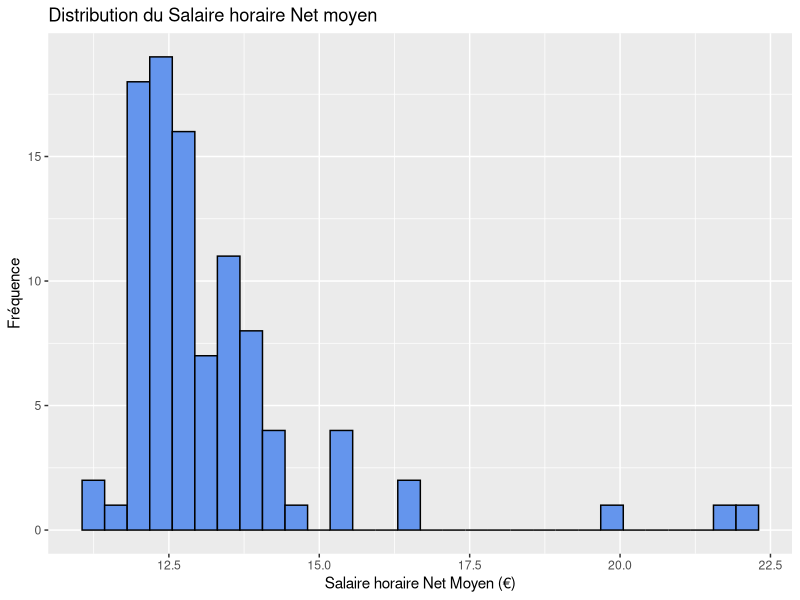
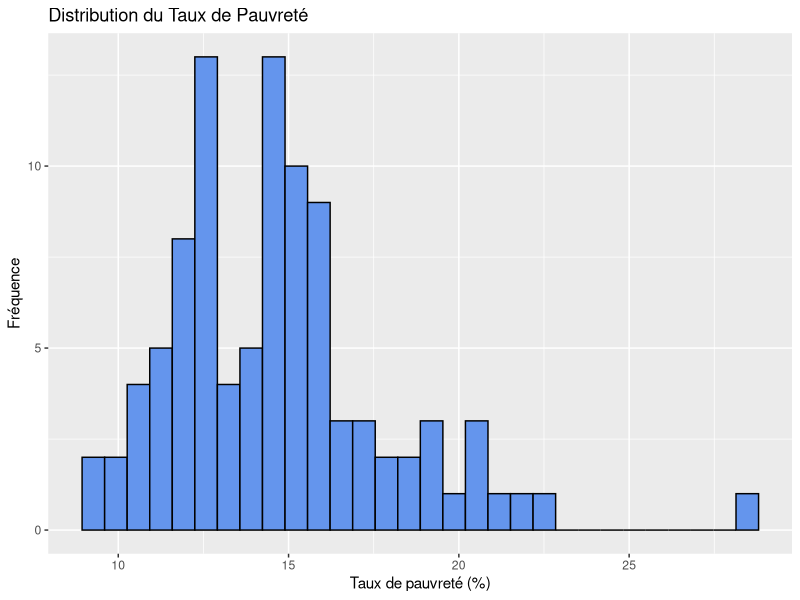
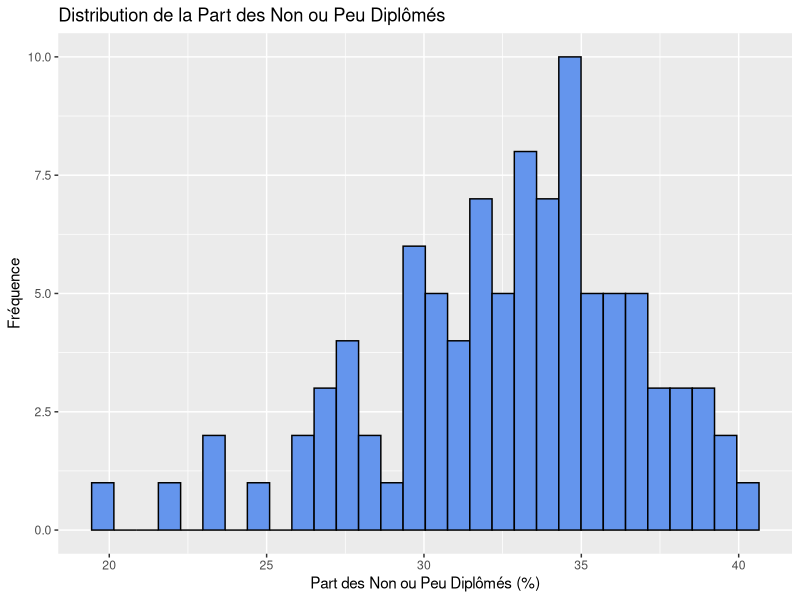
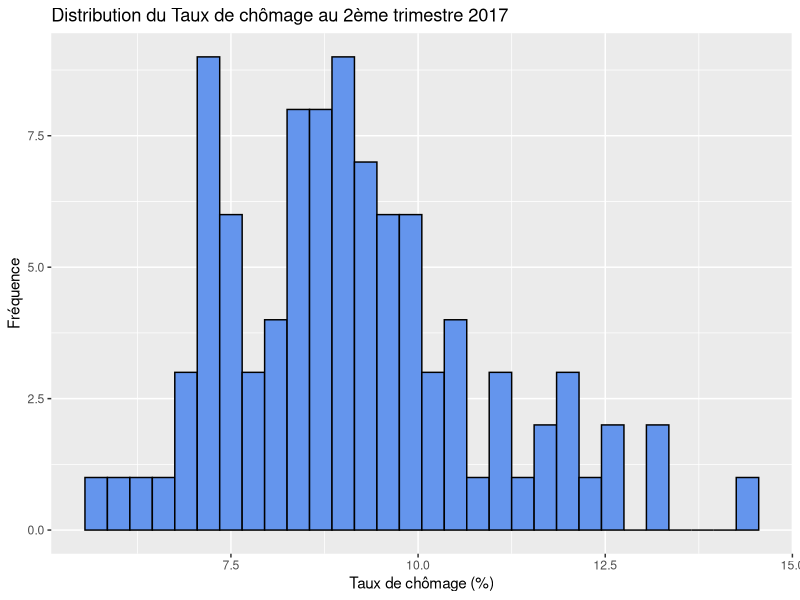
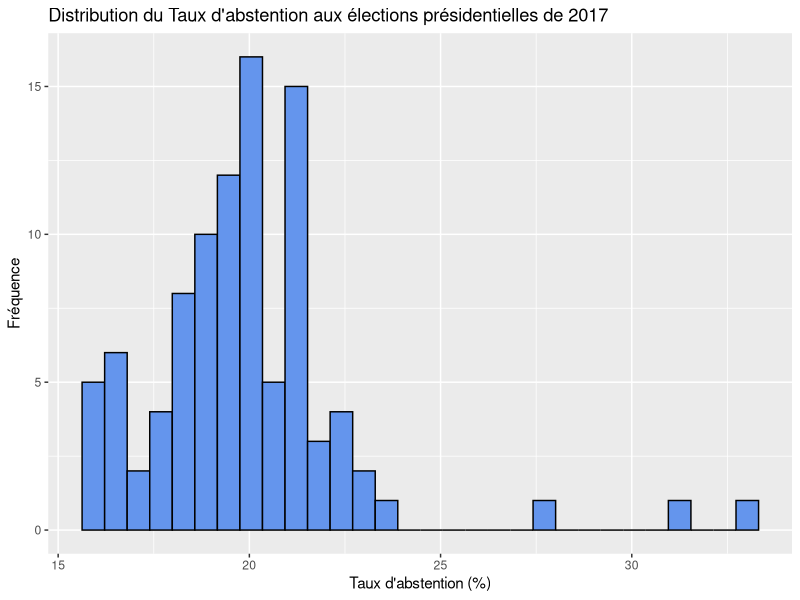
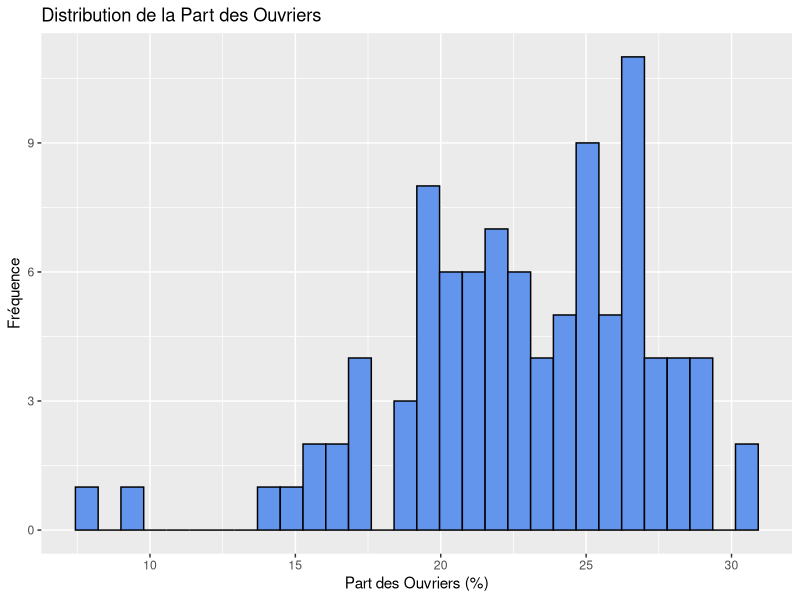
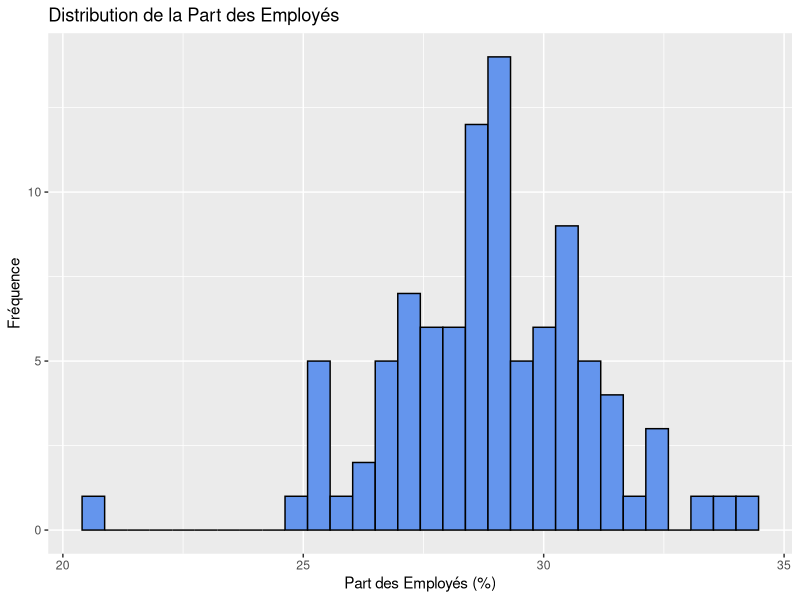
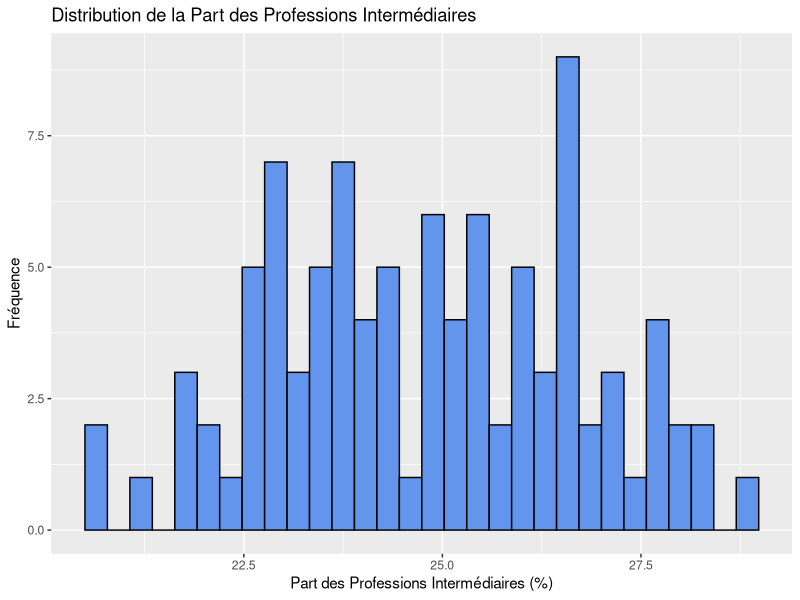

The R script that drew these images, in order: (Note: this script raises an error after producing the figures.)
## ---- chunk 1
data <- read.csv("data/data_abs.csv", header = TRUE, sep = ",")
data
## ---- chunk 2
str(data)
## ---- chunk 3
summary(data)
## ---- chunk 4
colSums(is.na(data)) 
## ---- chunk 5
library(ggplot2)

ggplot(data, aes(x = Salairemoy)) + 
  geom_histogram(bins = 30, fill = "cornflowerblue", color = "black") +
  labs(title = "Distribution du Salaire horaire Net moyen", x = "Salaire horaire Net Moyen (€)", y = "Fréquence")

ggplot(data, aes(x = TxPauv)) + 
  geom_histogram(bins = 30, fill = "cornflowerblue", color = "black") +
  labs(title = "Distribution du Taux de Pauvreté", x = "Taux de pauvreté (%)", y = "Fréquence")

ggplot(data, aes(x = NonDiplome)) + 
  geom_histogram(bins = 30, fill = "cornflowerblue", color = "black") +
  labs(title = "Distribution de la Part des Non ou Peu Diplômés", x = "Part des Non ou Peu Diplômés (%)", y = "Fréquence")

ggplot(data, aes(x = txcho)) +
  geom_histogram(bins = 30, fill = "cornflowerblue", color = "black") +
  labs(title = "Distribution du Taux de chômage au 2ème trimestre 2017", x = "Taux de chômage (%)", y = "Fréquence")

ggplot(data, aes(x = txabs)) +
  geom_histogram(bins = 30, fill = "cornflowerblue", color = "black") +
  labs(title = "Distribution du Taux d'abstention aux élections présidentielles de 2017", x = "Taux d'abstention (%)", y = "Fréquence")

## ---- chunk 6

library(ggplot2)

ggplot(data, aes(x = Ouvrier)) + 
  geom_histogram(bins = 30, fill = "cornflowerblue", color = "black") +
  labs(title = "Distribution de la Part des Ouvriers", x = "Part des Ouvriers (%)", y = "Fréquence")
ggplot(data, aes(x = Employe)) + 
  geom_histogram(bins = 30, fill = "cornflowerblue", color = "black") +
  labs(title = "Distribution de la Part des Employés", x = "Part des Employés (%)", y = "Fréquence")
ggplot(data, aes(x = PI)) + 
  geom_histogram(bins = 30, fill = "cornflowerblue", color = "black") +
  labs(title = "Distribution de la Part des Professions Intermédiaires", x = "Part des Professions Intermédiaires (%)", y = "Fréquence")
ggplot(data, aes(x = Cadres)) + 
  geom_histogram(bins = 30, fill = "cornflowerblue", color = "black") +
  labs(title = "Distribution de la Part des Cadres", x = "Part des Cadres (%)", y = "Fréquence")
ggplot(data, aes(x = Artisant)) + 
  geom_histogram(bins = 30, fill = "cornflowerblue", color = "black") +
  labs(title = "Distribution de la Part des Artisans", x = "Part des Artisans (%)", y = "Fréquence")
ggplot(data, aes(x = Agri)) + 
  geom_histogram(bins = 30, fill = "cornflowerblue", color = "black") +
  labs(title = "Distribution de la Part des Agriculteurs", x = "Part des Agriculteurs (%)", y = "Fréquence")
## ---- chunk 7
cor(data[, sapply(data, is.numeric)], use = "complete.obs")
## ---- chunk 8
ggplot(data, aes(x = TxPauv, y = txabs)) +
  geom_point() +
  geom_smooth(method = "lm", color = "red") +
  labs(title = "Relation entre le taux de pauvreté et le taux d'abstention", x = "Taux de pauvreté", y = "Taux d'abstention")
BBBBN        
